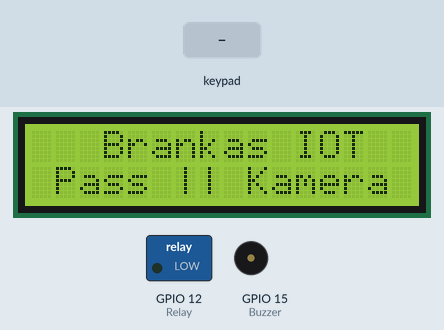
Bench run of a sketch on a simulated ESP8266 (NodeMCU). Parts: 16×2 character LCD, switched loads named in the sketch (green lamp = pin HIGH), buzzer (waves = sounding, pin HIGH). The test bench sets the inputs (shaded band). What the sketch prints to the serial monitor is not drawn.

Above: at 1.7 s.
At 4.8 s:
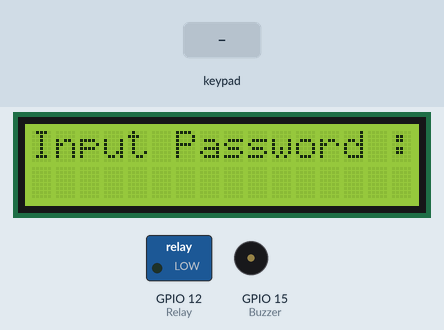
4.9 s: keypad keys 1 3 9 7 2 2 # pressed 0.4 s apart
At 8.8 s:
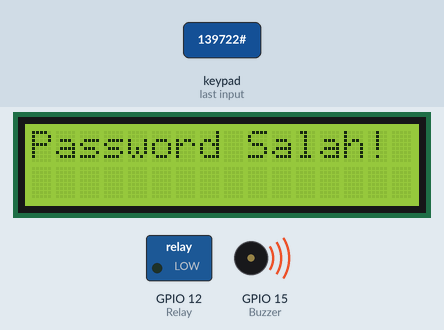
9.2 s: keypad keys 1 2 3 6 9 0 # pressed 0.4 s apart
At 15.4 s:
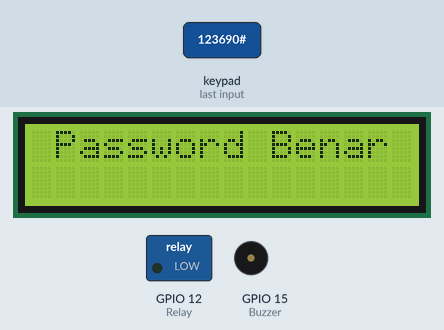
Timing chart, 0 to 33.6 s (numbered marks = the images above; inputs shaded):
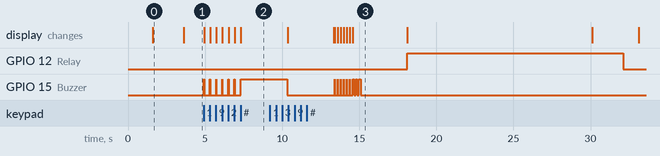

Measured:
- after the input at 4.9 s, GPIO 15 (Buzzer): alternates HIGH for 0.02 s and LOW for 0.38 s, 13 changes in all, then stays HIGH, starting at once; the display: first changes at once (image 2 shows a later state)
- after the input at 9.2 s, GPIO 12 (Relay): LOW → HIGH after 8.9 s, → LOW 14.0 s later
- what the display in image 0 shows lasts 2.0 s, from 1.6 s to 3.6 s

The sketch:

Sistem-Keamanan-Brankas-ESP32-DevKitC-V4-Keypad-4x4-Final.ino
```cpp
/*
  Program     : Sistem Keamanan Brankas ESP32-DevKitC-V4 Keypad 4x4
  Dibuat Oleh : Anjang Pangestu S
*/

#include <LiquidCrystal_I2C.h> //Library Untuk LCD & I2C
#include <Keypad.h> //Library Untuk Keypad 4x4
#include "CTBot.h" //Library Untuk Bot Telegram
CTBot myBot; //Inisialisasi Bot Telegram

// ===========================
// Penginputan Wifi & Password
// ===========================
const char* ssid = "My home"; //Nama Wifi
const char* pass = "Pangestu23"; //Password Wifi

// ==============================
// Penginputan Token Bot Telegram
// ==============================
String token = "6866213741:AAHb9480xjoVWuC12ZJhktKj3Fzs6spFa44"; //Token Bot Telegram

//Deklarasi PIN
#define Buzzer 15 //Koneksi ke Buzzer Melalui GPIO15
#define Relay 12  //Koneksi ke Relay Melalui GPIO12
#define ROWS  4   //Baris Keypad 4x4
#define COLS  4   //Kolom Keypad 4x4

char hexaKeys[ROWS][COLS] = {
  {'1','2','3','A'},
  {'4','5','6','B'},
  {'7','8','9','C'},
  {'*','0','#','D'}
};

byte rowPins[ROWS] = {19, 18, 5, 17}; //Pinout Baris Pada Keypad
byte colPins[COLS] = {16, 4, 0, 2}; //Pinout Kolom Pada Keypad

Keypad customKeypad = Keypad(makeKeymap(hexaKeys), rowPins, colPins, ROWS, COLS); //Inisialisasi Keypad
String reply; //Inisialisasi Reply Pesan Bot Telegram

const String password_1 = "123690"; //Password Pertama
const String password_2 = "234567"; //Password Kedua
const String password_3 = "098765"; //Password Ketiga
String input_password;
int posisi=0;

LiquidCrystal_I2C lcd(0x27, 16, 2); //Inisialisasi LCD & I2C

void setup() {
  Serial.begin(115200);
	myBot.wifiConnect(ssid, pass);
	myBot.setTelegramToken(token);

  //Cek Koneksi Internet
	if (myBot.testConnection())
		Serial.println("\ntestConnection OK");
	else
		Serial.println("\ntestConnection NOK");

  input_password.reserve(32); //Maksimal Penginputan Karakter

  pinMode(Relay, OUTPUT);
  pinMode(Buzzer, OUTPUT);
  digitalWrite(Buzzer, LOW);

  //Tampilan Teks Yang Display DI LCD
  lcd.init();
  lcd.backlight();
  lcd.clear();
  lcd.setCursor(0,0);
  lcd.print("   Brankas IOT   ");
  lcd.setCursor(0,1);
  lcd.print(" Pass || Kamera ");
  delay(2000);
  lcd.clear();
}

void loop() {
  TBMessage msg;

  lcd.setCursor(0,0);
  lcd.print("Input Password :");

  char key = customKeypad.getKey();
    if (key) {
      Serial.println(key);
      if (key == '*') {
        input_password = ""; //Reset Password
        lcd.clear();
      } else if (key == '#') {
        lcd.clear();
          if (input_password == password_1 || input_password == password_2 || input_password == password_3) {
            Serial.println("Password Benar => Brankas Terbuka");
            reply="Password Benar, Brankas Terbuka";
            myBot.sendMessage(1100606131,reply); //
            lcd.setCursor(0, 0);
            lcd.print(" Password Benar ");
            digitalWrite(Buzzer, HIGH);
            delay(100);
            digitalWrite(Buzzer, LOW);
            delay(100);
            digitalWrite(Buzzer, HIGH);
            delay(100);
            digitalWrite(Buzzer, LOW);
            delay(100);
            digitalWrite(Buzzer, HIGH);
            delay(100);
            digitalWrite(Buzzer, LOW);
            delay(3000);
            lcd.setCursor(0, 1);
            lcd.print("Brankas Terbuka");
            digitalWrite(Relay, HIGH);  // unlock the door for 20 seconds
            delay(12000);
            lcd.setCursor(0,1);
            lcd.print("Brankas Ditutup!");
            Serial.println("Waktu Habis!, Brankas Ditutup");
            reply="Waktu Habis!, Brankas Ditutup!";
            myBot.sendMessage(1100606131,reply); //
            delay(2000);
            digitalWrite(Relay, LOW); // lock the door
            delay(1000);
            lcd.clear();
          } else {
            digitalWrite(Buzzer, HIGH);
            reply="Password Salah, Silahkan Masukan Pin Ulang";
            myBot.sendMessage(1100606131,reply); //1100606131
            lcd.clear();
            lcd.setCursor(0, 0);
            lcd.print("Password Salah!");
            delay(3000);
            delay(10);
            digitalWrite(Buzzer, LOW);
            lcd.setCursor(0, 1);
            lcd.print("Ulangi Kembali!");
            Serial.println("Password Salah => Silahkan Ulangi!");
            delay(3000);
            lcd.clear();
            posisi=0;
          }
          input_password = ""; //Reset Password
          posisi=0;
          } else {
            digitalWrite(Buzzer, HIGH);
            delay(20);
            digitalWrite(Buzzer, LOW);
            lcd.setCursor(posisi, 1); //Pindah ke posisi baru
            lcd.print('*'); //Pin Password Dicetak Menjadi (*) Untuk Menyembunyikan Password
            input_password += key; //Menambahkan Karakter Baru ke String input_password
          }
    posisi+=1;
	}
}
```
